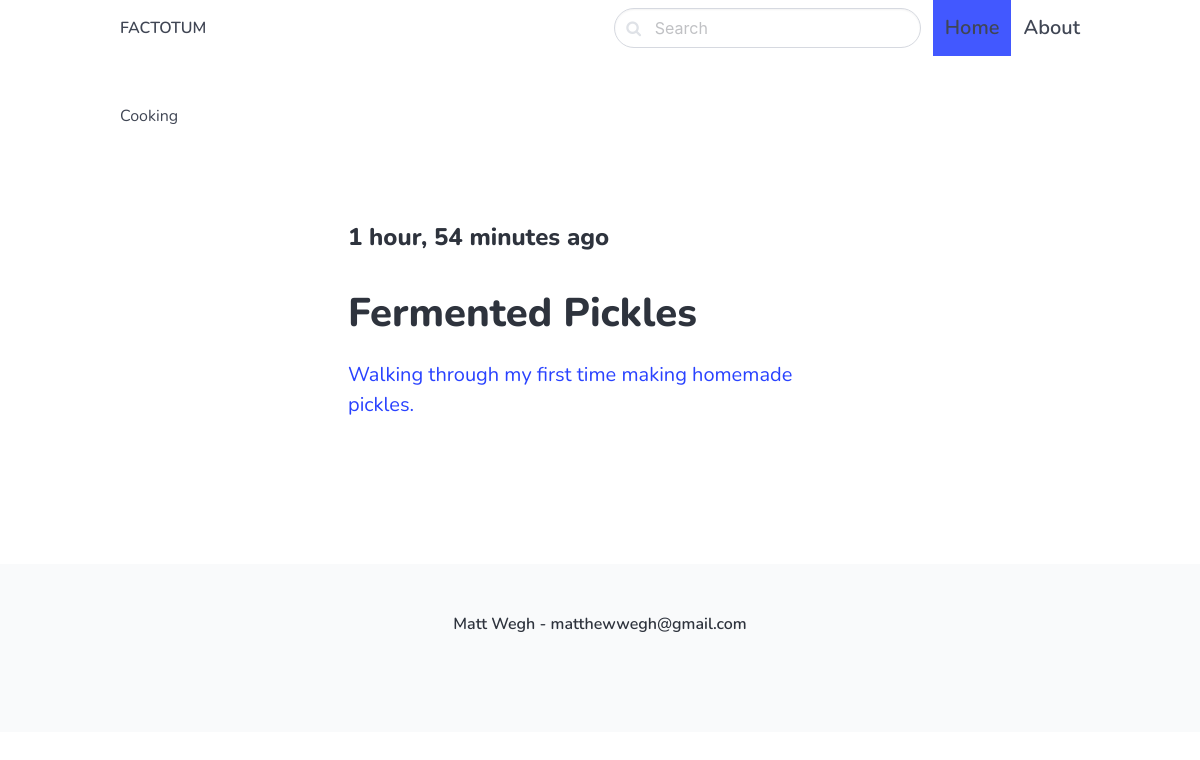
The app's page /cooking/ with its own data.
### post/models.py (models this page shows, shortened)
class Category(models.Model):
    title = models.CharField(max_length=255)
    slug = models.SlugField()
    class Meta:
        ordering = ('title',)
        verbose_name_plural = 'Categories'

class Post(models.Model):
    ACTIVE = 'active'
    DRAFT = 'draft'
    CHOICES_STATUS = (
        (ACTIVE, 'Active'),
        (DRAFT, 'Draft')
    )
    category = models.ForeignKey(Category, related_name='posts', on_delete=models.CASCADE)
    title = models.CharField(max_length=255)
    slug = models.SlugField()
    intro = models.TextField()
    body = models.TextField()
    created_at = models.DateTimeField(auto_now_add=True)
    status = models.CharField(max_length=10, choices=CHOICES_STATUS, default=ACTIVE)
    image = models.ImageField(upload_to='uploads/', blank=True, null=True)
    class Meta:
        ordering = ('-created_at',)

### post/views.py (the view)
# urls.py: path('<slug:slug>/', views.category, name='category_detail'),
def category(request, slug):
        category = get_object_or_404(Category, slug=slug)
        posts = category.posts.filter(status=Post.ACTIVE)
        return render(request, 'blog/category.html', {'category': category, 'posts': posts})

### post/templates/blog/category.html (shortened to what this page needs)
{% extends 'core/base.html' %}
{% block content %}
<h1>{{ category.title }}</h1>
<section class="hero ">
    <div class="hero-body">
      <div class="container">
        <section class="section">
            <div class="columns">
                <div class="column is-8 is-offset-2">
                    {% for post in posts %}
                        <div class="content is-medium">
                            <a href="{% url 'post_detail' post.category.slug post.slug %}">
                                <h2 class="subtitle is-4">{{ post.created_at|timesince}} ago</h2>
                                 <h1 class="title">
                                    {{ post.title }}
                                 </h1>
                                <p>
                                    {{ post.intro }}
                                </p>
                            </a>
                        </div>
                        {% empty %}
                        <div class=""content">
                        <p> There are no posts in this category... </p></div>
                        {% endfor %}
                </div>
            </div>
        </div>
    </div>
</section>
{% endblock %}

### core/templates/core/base.html (style rules this page uses)
body { font-family: 'Nunito', 'Times New Roman', Times, serif; }

### records on screen
Category: title "Cooking"
Post: created_at "1 hour, 54 minutes", title "Fermented Pickles", intro "Walking through my first time making homemade pickles."
